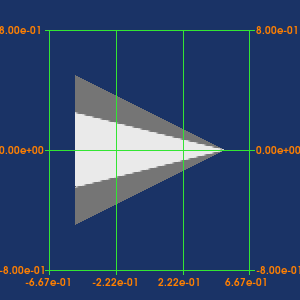

The Python source for this figure:
#!/usr/bin/env python

# Test vtkLegendScaleActor with custom label counts, grid, notation, and axis properties.

import vtkmodules.vtkInteractionStyle  # noqa: F401
import vtkmodules.vtkRenderingFreeType  # noqa: F401
import vtkmodules.vtkRenderingOpenGL2  # noqa: F401

from vtkmodules.vtkFiltersSources import vtkConeSource
from vtkmodules.vtkRenderingAnnotation import vtkLegendScaleActor
from vtkmodules.vtkRenderingCore import (
    vtkActor,
    vtkPolyDataMapper,
    vtkProperty2D,
    vtkRenderWindow,
    vtkRenderWindowInteractor,
    vtkRenderer,
    vtkTextProperty,
)

# Source
cone_source = vtkConeSource()

# Mapper
cone_mapper = vtkPolyDataMapper()
cone_mapper.SetInputConnection(cone_source.GetOutputPort())

# Actor
cone_actor = vtkActor()
cone_actor.SetMapper(cone_mapper)

# Legend scale actor
legend_actor = vtkLegendScaleActor()
legend_actor.TopAxisVisibilityOn()
legend_actor.SetLabelModeToCoordinates()
legend_actor.TopAxisVisibilityOff()
legend_actor.SetLegendVisibility(False)
legend_actor.SetGridVisibility(True)
legend_actor.SetNotation(1)
legend_actor.SetPrecision(2)
legend_actor.SetCornerOffsetFactor(1)
legend_actor.SetNumberOfHorizontalLabels(4)
legend_actor.SetNumberOfVerticalLabels(3)

# Text property
text_prop = vtkTextProperty()
text_prop.SetColor(1, 0.5, 0)
text_prop.SetFontSize(10)
text_prop.BoldOn()
legend_actor.SetUseFontSizeFromProperty(True)
legend_actor.SetAxesTextProperty(text_prop)

# Axes property
axes_property = vtkProperty2D()
axes_property.SetColor(0.2, 0.9, 0.2)
legend_actor.SetAxesProperty(axes_property)

# Renderer
renderer = vtkRenderer()
renderer.AddActor(cone_actor)
renderer.AddViewProp(legend_actor)
renderer.SetBackground(0.1, 0.2, 0.4)

# Render window
render_window = vtkRenderWindow()
render_window.AddRenderer(renderer)
render_window.SetWindowName("legend scale actor custom labels")
render_window.SetMultiSamples(0)
render_window.SetSize(300, 300)

# Interactor
interactor = vtkRenderWindowInteractor()
interactor.SetRenderWindow(render_window)

# Scene
renderer.GetActiveCamera().ParallelProjectionOn()

interactor.Initialize()
interactor.Start()
